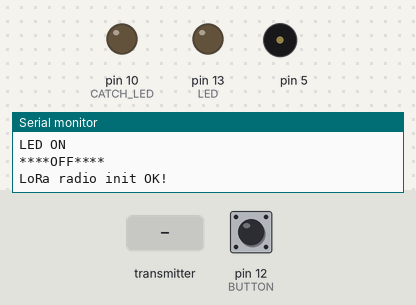
Simulated run of this sketch. Board: Arduino Uno, built with avr-gcc and run on an emulated ATmega328P. On the bench: output pins drawn as LEDs (lit = HIGH), buzzer (waves = sounding), the last lines printed to the serial monitor. The inputs (shaded band) are chosen by the test bench; at power-on: pin 12 (BUTTON) HIGH. No radio packets arrive unless stated; pins used as bus, display or sensor lines are not drawn.

Above: at 3.2 s.
3.3 s: the transmitter starts sending buf.0 = 0
At 3.7 s:
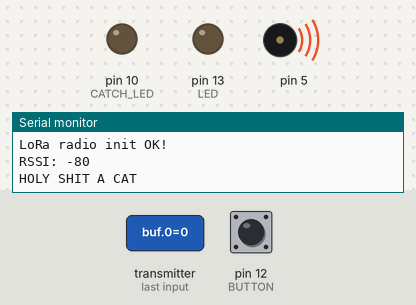
6.3 s: pin 12 (BUTTON) pulled LOW for 1 s
At 7.83 s:
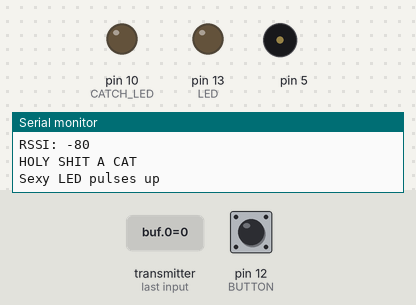
9.4 s: pin 12 (BUTTON) pulled LOW for 0.15 s
At 9.8 s:
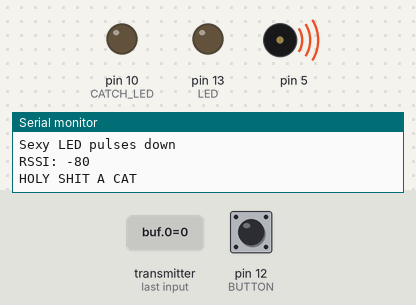
Timing chart, 0 to 18.4 s (numbered marks = the images above; inputs shaded):
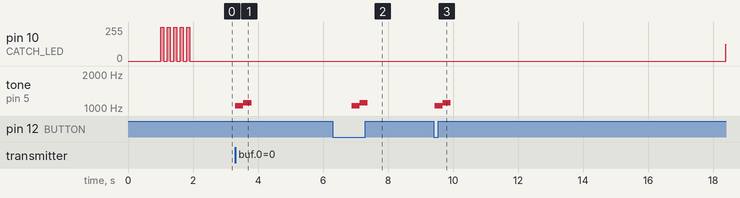

Measured:
- after the input at 3.3 s, tone on pin 5: silent → 1047 Hz at once, → 1109 Hz 0.25 s later, → silent 0.25 s later
- after the input at 6.3 s, pin 10 (CATCH_LED): stays 0/255 (without the input it goes to 114/255 after 2.4 s); tone on pin 5: silent → 1047 Hz after 0.58 s, → 1109 Hz 0.25 s later, → silent 0.25 s later
- after the input at 9.4 s, pin 10 (CATCH_LED): stays 0/255 (without the input it goes to 157/255 after 2.4 s); tone on pin 5: silent → 1047 Hz at once, → 1109 Hz 0.25 s later, → silent 0.25 s later

The sketch:

Feather9x_RX.ino
```cpp
#include <SPI.h>
#include <RH_RF95.h>
#include <Adafruit_SleepyDog.h>

// for Feather32u4 RFM9x
#define RFM95_CS 8
#define RFM95_RST 4
#define RFM95_INT 7

//LED is a green LED (and the feather default) to indicate it can hear it's mate
//CATCH is the LED to indicate something has been within range and no 'clear' button has been pushed
#define LED 13
#define CATCH_LED 10
#define BUTTON 12

//defines frequencies of piezo tone
#define NOTE_C6  1047
#define NOTE_CS6 1109

#define RF95_FREQ 433
#define W_DOG_TIME 11000

void catch_alarm(void);


char CHAR_LUT[10] = {30, 31, 32, 33, 34, 35, 36, 37, 38, 39};
int INT_LUT[10] = {0, 1 , 2, 3, 4, 5, 6, 7, 8, 9};

// Change to 434.0 or other frequency, must match RX's freq!


// Singleton instance of the radio driver
RH_RF95 rf95(RFM95_CS, RFM95_INT);


int distance_measure = 0;

//variable to time out waiting for serial to come online


void setup()
{

   Serial.begin(115200);
  //while (!Serial) {
  //  delay(1);
  //  serialWait++;
  // }
  delay(1000);

  //config pins for LEDs and Buttons, resets
  pinMode(LED, OUTPUT);
  pinMode(CATCH_LED, OUTPUT);
  pinMode(BUTTON, INPUT_PULLUP);

  pinMode(RFM95_RST, OUTPUT);

  digitalWrite(RFM95_RST, HIGH);


  for(int i = 0; i<5; i++){
    //catch_alarm();
    Serial.println("LED ON");
    analogWrite(LED, 50);
    digitalWrite(CATCH_LED, HIGH);

    delay(100);

    Serial.println("****OFF****");
    digitalWrite(LED, LOW);
    digitalWrite(CATCH_LED, LOW);
    delay(100);

  }
  //setting a watching dog for ~1 minutes
  int countdownMS = Watchdog.enable(W_DOG_TIME);

  //Serial.println("Feather LoRa RX Test!");

  // manual reset
  digitalWrite(RFM95_RST, LOW);
  delay(10);
  digitalWrite(RFM95_RST, HIGH);
  delay(10);

  while (!rf95.init()) {
    Serial.println("LoRa radio init failed");
    Serial.println("Uncomment '#define SERIAL_DEBUG' in RH_RF95.cpp for detailed debug info");
    while (1);
  }
  Serial.println("LoRa radio init OK!");

  // Defaults after init are 434.0MHz, modulation GFSK_Rb250Fd250, +13dbM
  if (!rf95.setFrequency(RF95_FREQ)) {
    Serial.println("setFrequency failed");
    while (1);
  }
  //Serial.print("Set Freq to: "); Serial.println(RF95_FREQ);

  // Defaults after init are 434.0MHz, 13dBm, Bw = 125 kHz, Cr = 4/5, Sf = 128chips/symbol, CRC on

  // The default transmitter power is 13dBm, using PA_BOOST.
  // If you are using RFM95/96/97/98 modules which uses the PA_BOOST transmitter pin, then
  // you can set transmitter powers from 5 to 23 dBm:
  rf95.setTxPower(23, true);
}

void loop()
{
  if (rf95.available())
  {

    uint8_t buf[4];
    uint8_t len = sizeof(buf);

    if (rf95.recv(buf, &len))
    {
      //packet was received, so turn on the green LED and reset the watchdog timer
      Watchdog.reset();
      analogWrite(LED, 50);

      //RH_RF95::printBuffer("Received: ", buf, len);

      //Serial.print("Got: ");
      //Serial.println((char*)buf);
      distance_measure = atoi(buf);
      //Serial.print("Distance detected: ");
      //Serial.println(distance_measure);
      Serial.print("RSSI: ");
      Serial.println(rf95.lastRssi(), DEC);

      // Send a reply
      //uint8_t data[] = "And hello back to you";
      //rf95.send(data, sizeof(data));
      //rf95.waitPacketSent();
      //Serial.println("Sent a reply");
      if(distance_measure < 255){
        Watchdog.reset();
        Serial.println("HOLY SHIT A CAT");

        catch_alarm();
        digitalWrite(CATCH_LED, HIGH);
        while(digitalRead(BUTTON) == HIGH){

            Serial.println("Sexy LED pulses up");
            for(int i = 0; i <255; i++){
                Watchdog.reset();
                analogWrite(CATCH_LED, i);
                delay(2);
            }
            Serial.println("Sexy LED pulses down");
            for(int i = 255; i>0; i--){
                Watchdog.reset();
                analogWrite(CATCH_LED, i);
                delay(2);
            }
         }
         digitalWrite(CATCH_LED, LOW);
      }
      //digitalWrite(LED, LOW);
    }
    else
    {
      Serial.println("Receive failed");


    }

  }
}

void catch_alarm(){
  // iterate over the notes of the melody:
  int melody[] = {
  NOTE_C6, NOTE_CS6
};

  int noteDurations[] = {
  4, 4
};
  for (int thisNote = 0; thisNote < 2; thisNote++) {

    // to calculate the note duration, take one second divided by the note type.
    //e.g. quarter note = 1000 / 4, eighth note = 1000/8, etc.
    int noteDuration = 1000 / noteDurations[thisNote];
    tone(5, melody[thisNote], noteDuration);

    // to distinguish the notes, set a minimum time between them.
    // the note's duration + 30% seems to work well:
    int pauseBetweenNotes = noteDuration * 1;
    delay(pauseBetweenNotes);
    // stop the tone playing:
    noTone(8);
  }

}
```
